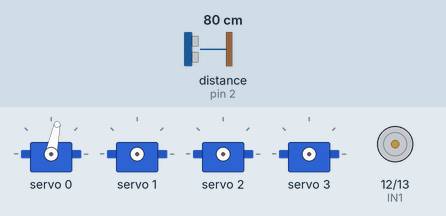
Simulated run of this sketch. Board: Arduino Uno, built with avr-gcc and run on an emulated ATmega328P. Parts: 4 × servo, motor-driver pin pairs drawn as motors (green arrow = first pin HIGH = forward, orange = second pin HIGH = backward, longer = more drive, scaled by the enable pin). Wiring (inferred from the names in the program): ultrasonic range finder: trigger pin 3; echo pin 2. The test bench sets the inputs (shaded band); at power-on: distance to the obstacle (sensor on pin 2) 80 cm. The echo pulse lasts 58.3 µs per cm.

Above: at 0.1 s.
At 1.9 s:
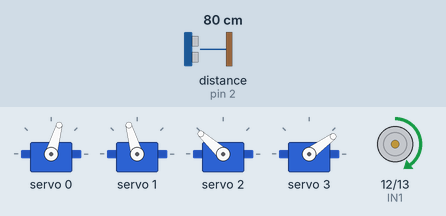
2.0 s: distance to the obstacle (sensor on pin 2) set to 17 cm
3.5 s: distance to the obstacle (sensor on pin 2) set to 14 cm
At 4.8 s:
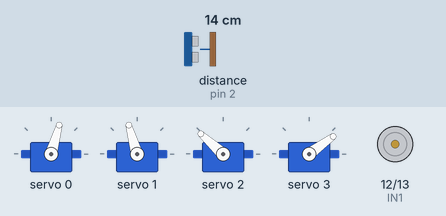
Timing chart, 0 to 6.5 s (numbered marks = the images above; inputs shaded):
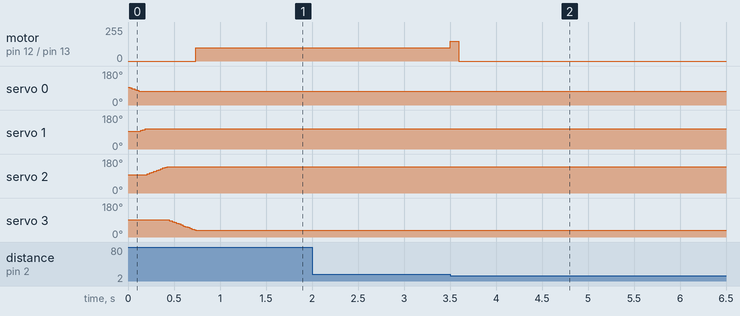

The sketch:

armcode.ino
```cpp
#include <Wire.h>
#include <Adafruit_PWMServoDriver.h>
Adafruit_PWMServoDriver pwm = Adafruit_PWMServoDriver();

const int TRIG_PIN = 3;
const int ECHO_PIN = 2;

const int ENA = 11;
const int IN1 = 12;
const int IN2 = 13;

#define BASE_CH     0
#define SHOULDER_CH 1
#define ELBOW_CH    2
#define GRIP_CH     3

#define SERVOMIN 130
#define SERVOMAX 620

String inputString = "";
int currentAngle[4] = {90, 90, 90, 90};
int counter = 0;
int count = 0;
bool objectHandled = false;

void setup() {
  Serial.begin(9600);
  pinMode(ENA, OUTPUT);
  pinMode(IN1, OUTPUT);
  pinMode(IN2, OUTPUT);

  pwm.begin();
  pwm.setPWMFreq(60);
  moveToHome();
}

void loop() {
  float distance = ultrasonik(TRIG_PIN, ECHO_PIN);

  if (distance <= 15) {
    count++;
    if (count >= 70) {
      counter++;
      count = 0;
    }

    if (counter == 0) {
      ControllMotor(150, 1);
    }

    if (counter >= 1 && !objectHandled) {
      ControllMotor(0, 0);
      float data = DataKamera();
      delay(10000);
      if (data != 0) { // hanya lanjut jika data valid
        Objek((int)data);
        objectHandled = true;
      }
    }

  } else {
    ControllMotor(100, 1);
    moveToHome();
    counter = 0;
    count = 0;
    objectHandled = false;
  }
}

// ========== Fungsi Servo ==========

void moveServoSmooth(uint8_t channel, int targetAngle, int delayTime) {
  targetAngle = constrain(targetAngle, 0, 180);
  int step = (targetAngle > currentAngle[channel]) ? 1 : -1;

  for (int angle = currentAngle[channel]; angle != targetAngle; angle += step) {
    int pulse = map(angle, 0, 180, SERVOMIN, SERVOMAX);
    pwm.setPWM(channel, 0, pulse);
    delay(delayTime);
  }

  int finalPulse = map(targetAngle, 0, 180, SERVOMIN, SERVOMAX);
  pwm.setPWM(channel, 0, finalPulse);
  currentAngle[channel] = targetAngle;
}

void moveToHome() {
  moveServoSmooth(BASE_CH, 70, 5);
  moveServoSmooth(SHOULDER_CH, 100, 5);
  moveServoSmooth(ELBOW_CH, 130, 5);
  moveServoSmooth(GRIP_CH, 35, 5);
}

// ========== Fungsi Utama Aksi ==========

void Objek(int jenis) {
  int base;
  if (jenis == 1) base = 180;            // matang
  else if (jenis == 2) base = 150;       // setengah matang
  else if (jenis == 3) base = 0;         // mentah
  else return;                           // data tidak valid

  // Ambil objek
  moveServoSmooth(BASE_CH, 70, 5);
  moveServoSmooth(SHOULDER_CH, 178, 5);
  moveServoSmooth(ELBOW_CH, 120, 5);
  delay(500);
  moveServoSmooth(GRIP_CH, 60, 5);
  delay(500);

  // Angkat
  moveServoSmooth(SHOULDER_CH, 100, 5);
  moveServoSmooth(ELBOW_CH, 130, 5);
  delay(300);

  // Putar ke tempat tujuan
  moveServoSmooth(BASE_CH, base, 5);
  moveServoSmooth(SHOULDER_CH, 178, 5);
  moveServoSmooth(ELBOW_CH, 120, 5);
  delay(500);
  moveServoSmooth(GRIP_CH, 30, 5); // lepas
  delay(300);
  moveServoSmooth(SHOULDER_CH, 100, 5);
  moveServoSmooth(ELBOW_CH, 130, 5);
  delay(300);
  // Kembali ke home
  moveToHome();
}

// ========== Fungsi Motor & Sensor ==========

void ControllMotor(int speed, int direction) {
  analogWrite(ENA, speed);
  if (direction == 1) {
    digitalWrite(IN1, HIGH);
    digitalWrite(IN2, LOW);
  } else if (direction == 2) {
    digitalWrite(IN1, LOW);
    digitalWrite(IN2, HIGH);
  } else {
    digitalWrite(IN1, LOW);
    digitalWrite(IN2, LOW);
  }
}

float ultrasonik(int trigPin, int echoPin) {
  pinMode(trigPin, OUTPUT);
  digitalWrite(trigPin, LOW);
  delayMicroseconds(2);
  digitalWrite(trigPin, HIGH);
  delayMicroseconds(10);
  digitalWrite(trigPin, LOW);
  pinMode(echoPin, INPUT);
  long duration = pulseIn(echoPin, HIGH, 20000);
  float distance = duration * 0.034 / 2.0;
  return distance;
}

// ========== Fungsi Data Kamera ==========

float DataKamera() {
  if (Serial.available()) {
    inputString = Serial.readStringUntil('\n');
    inputString.trim();

    if (inputString == "matang") {
      Serial.println("Data: matang");
      return 1;
    } else if (inputString == "setengah_matang") {
      Serial.println("Data: setengah matang");
      return 2;
    } else if (inputString == "mentah") {
      Serial.println("Data: mentah");
      return 3;
    } else {
      Serial.println("Data tidak dikenali");
    }
  }
  return 0; // default: data tidak valid
}
```

Measured:
- the behaviour switches between 16 and 15 cm on distance to the obstacle (sensor on pin 2) (found by bisection; images 1 and 2)
- after the input at 2.0 s, every drawn part: stays the same
- after the input at 3.5 s, motor on pin 12 (IN1) / pin 13 (IN2): forward 100/255 → forward 150/255 at once, → stopped 0.09 s later
